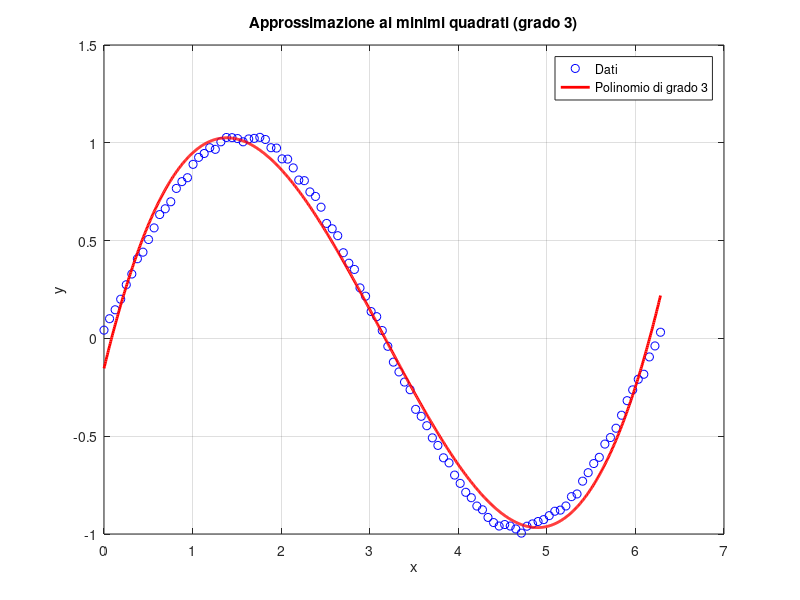

This chart was generated by the following MATLAB code:
rng(0);

xi = linspace(0, 2*pi, 101);
yi = sin(xi) + rand(size(xi)) *.05;

coeff = polyfit(xi, yi, 3);

disp('Coefficienti del polinomio di grado 3:');
disp(coeff);

xi_fit = linspace(0, 2*pi, 1000);
yi_fit = polyval(coeff, xi_fit);

figure;
plot(xi, yi, 'bo', 'MarkerSize', 6, 'DisplayName', 'Dati');
hold on;
plot(xi_fit, yi_fit, 'r-', 'LineWidth', 2, 'DisplayName', 'Polinomio di grado 3');
xlabel('x');
ylabel('y');
title('Approssimazione ai minimi quadrati (grado 3)');
legend show;
grid on;